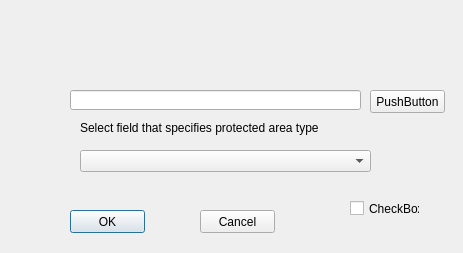
<?xml version="1.0" encoding="UTF-8"?>
<ui version="4.0">
 <class>startDialog</class>
 <widget class="QDialog" name="startDialog">
  <property name="windowModality">
   <enum>Qt::ApplicationModal</enum>
  </property>
  <property name="geometry">
   <rect>
    <x>0</x>
    <y>0</y>
    <width>463</width>
    <height>253</height>
   </rect>
  </property>
  <property name="windowTitle">
   <string>Select or create CLUZ setup file</string>
  </property>
  <widget class="QPushButton" name="okButton">
   <property name="geometry">
    <rect>
     <x>70</x>
     <y>210</y>
     <width>75</width>
     <height>23</height>
    </rect>
   </property>
   <property name="text">
    <string>OK</string>
   </property>
  </widget>
  <widget class="QPushButton" name="cancelButton">
   <property name="geometry">
    <rect>
     <x>200</x>
     <y>210</y>
     <width>75</width>
     <height>23</height>
    </rect>
   </property>
   <property name="text">
    <string>Cancel</string>
   </property>
  </widget>
  <widget class="QComboBox" name="comboBox">
   <property name="geometry">
    <rect>
     <x>80</x>
     <y>150</y>
     <width>291</width>
     <height>22</height>
    </rect>
   </property>
  </widget>
  <widget class="QLineEdit" name="lineEdit">
   <property name="geometry">
    <rect>
     <x>70</x>
     <y>90</y>
     <width>291</width>
     <height>20</height>
    </rect>
   </property>
  </widget>
  <widget class="QCheckBox" name="checkBox">
   <property name="geometry">
    <rect>
     <x>350</x>
     <y>200</y>
     <width>70</width>
     <height>17</height>
    </rect>
   </property>
   <property name="text">
    <string>CheckBox</string>
   </property>
  </widget>
  <widget class="QLabel" name="label">
   <property name="geometry">
    <rect>
     <x>80</x>
     <y>120</y>
     <width>351</width>
     <height>16</height>
    </rect>
   </property>
   <property name="text">
    <string>Select field that specifies protected area type</string>
   </property>
  </widget>
  <widget class="QPushButton" name="pushButton">
   <property name="geometry">
    <rect>
     <x>370</x>
     <y>90</y>
     <width>75</width>
     <height>23</height>
    </rect>
   </property>
   <property name="text">
    <string>PushButton</string>
   </property>
  </widget>
 </widget>
 <resources>
  <include location="resources.qrc"/>
 </resources>
 <connections/>
</ui>
